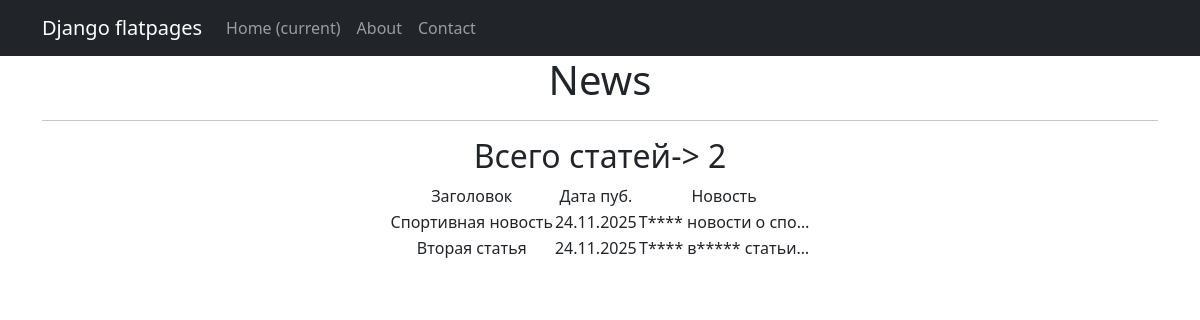
Before: /news/ with the older database file.
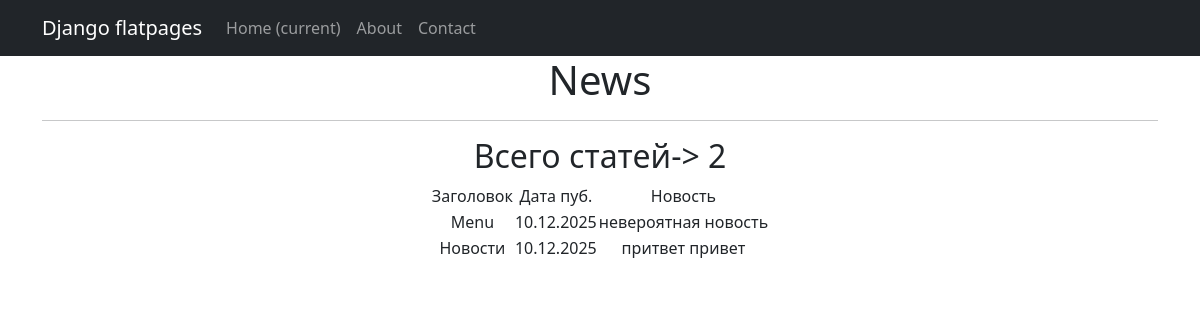
After: the same page with the newer database file.
### news/models.py (models this page shows, shortened)
class Post(models.Model):
    ARTICLE = 'AR'
    NEWS = 'NW'
    POST_TYPES = [
        (ARTICLE, 'Статья'),
        (NEWS, 'Новость'),
    ]
    author = models.ForeignKey(Author, on_delete=models.CASCADE)
    post_type = models.CharField(max_length=2, choices=POST_TYPES)
    created_at = models.DateTimeField(auto_now_add=True)
    categories = models.ManyToManyField(Category, through='PostCategory')
    title = models.CharField(max_length=255)
    content = models.TextField()
    rating = models.IntegerField(default=0)

### news/views.py (the view)
# urls.py: path('', PostList.as_view(), name = 'post_list'),
class PostList(ListView):
    model = Post
    template_name = 'posts.html'
    context_object_name = 'posts'
    ordering = ['-created_at']
    paginate_by = 2

### news/templatetags/custom_filters.py (called while the page is built)
@register.filter
def censor(value):
    if not isinstance(value, str):
        return value
    result = value.split()
    for k in range(len(result)):
            if result[k].lower() in CENSOR_WORDS:
                result[k] = result[k][0] + ('*' * (len(result[k])-1))
    return  " ".join(result)

### templates/posts.html (shortened to what this page needs)
{% extends 'flatpages/default.html' %}
{% load custom_filters %}
{% block content %}
   <h1>News</h1>
   <hr>
   <h2>Всего статей-> {{posts|length}}</h2>
   {% if posts %}
   <div style = "text-align: center;">
       <table style = "display: inline-block;">
           <tr>
               <td>Заголовок</td>
               <td>Дата пуб.</td>
               <td>Новость</td>
           </tr>
           {% for post in posts %}
           <tr>
               <td>{{ post.title|censor }}</td>
               <td>{{ post.created_at|date:'d.m.o' }}</td>
               <td>{{ post.content|truncatechars:20|censor }}</td>
           </tr>
           {% endfor %}
    </div>
   {% else %}
       <h2>Не нашли то что вы искали</h2>
   {% endif %}
{% endblock content %}

### templates/flatpages/default.html (shortened to what this page needs)
<!DOCTYPE html>
<html lang="en">
<head>
    {% load static %}
    <link href="{% static 'css/styles.css' %}" rel="stylesheet" />
</head>
<body>
    <nav class="navbar navbar-expand-lg navbar-dark bg-dark static-top">
        <div class="container">
            <a class="navbar-brand" href="#">Django flatpages</a>
            <div class="collapse navbar-collapse" id="navbarResponsive">
                <ul class="navbar-nav ml-auto">
                    <li class="nav-item active">
                        <a class="nav-link" href="#">Home
                            <span class="sr-only">(current)</span>
                        </a>
                    </li>
                    <li class="nav-item">
                        <a class="nav-link" href="/about/">About</a>
                    </li>
                    <li class="nav-item">
                        <a class="nav-link" href="/contacts/">Contact</a>
                    </li>
                </ul>
            </div>
        </div>
    </nav>
    <div class="container">
        <div class="row">
            <div class="col-lg-12 text-center">
                {% block content %}{% endblock content %}
            </div>
        </div>
    </div>
</body>
</html>

Changed rows visible on the page:
no longer on this page (row unchanged): Post: title|censor "Спортивная новость", created_at "24.11.2025", content|censor "Т**** новости о спо…"
no longer on this page (row unchanged): Post: title|censor "Вторая статья", created_at "24.11.2025", content|censor "Т**** в***** статьи…"
added Post: title|censor "Menu", created_at "10.12.2025", content|censor "невероятная новость"
added Post: title|censor "Новости", created_at "10.12.2025", content|censor "притвет привет"
